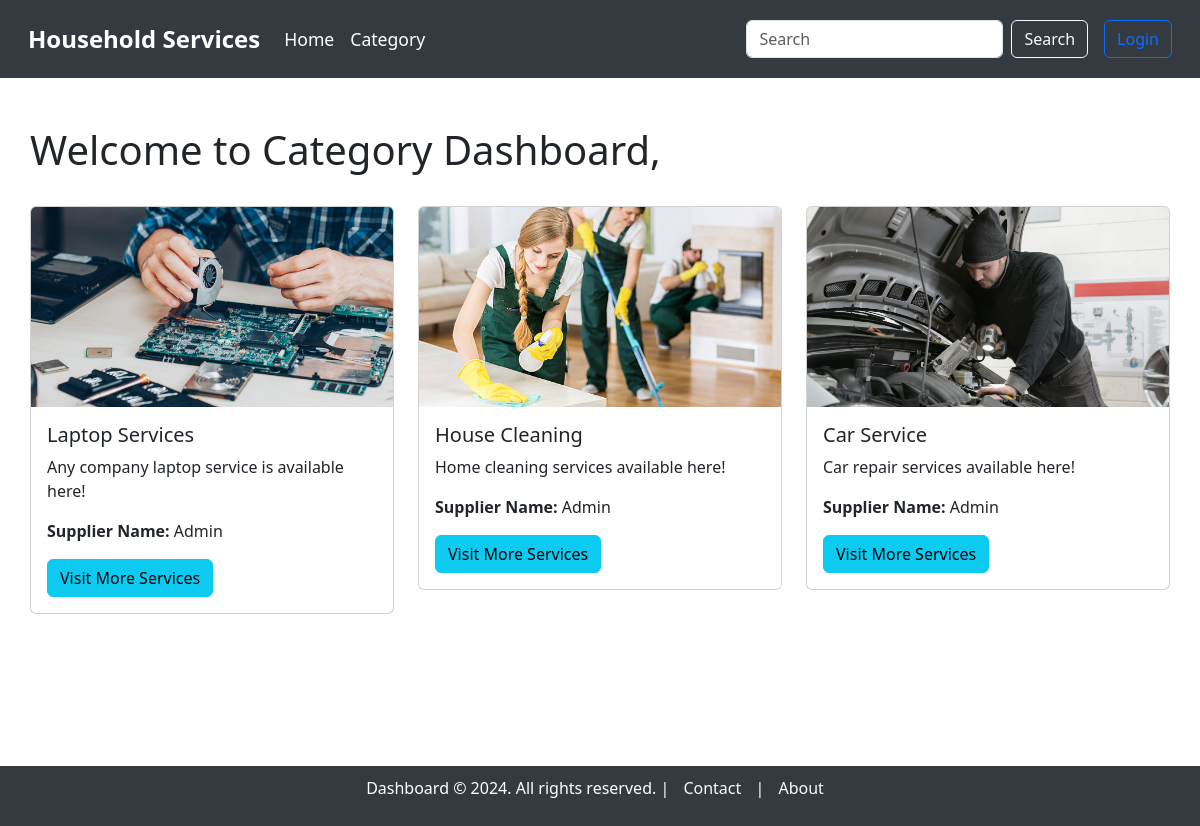
/category/category_dashboard.html, run on an earlier commit of the app's database.
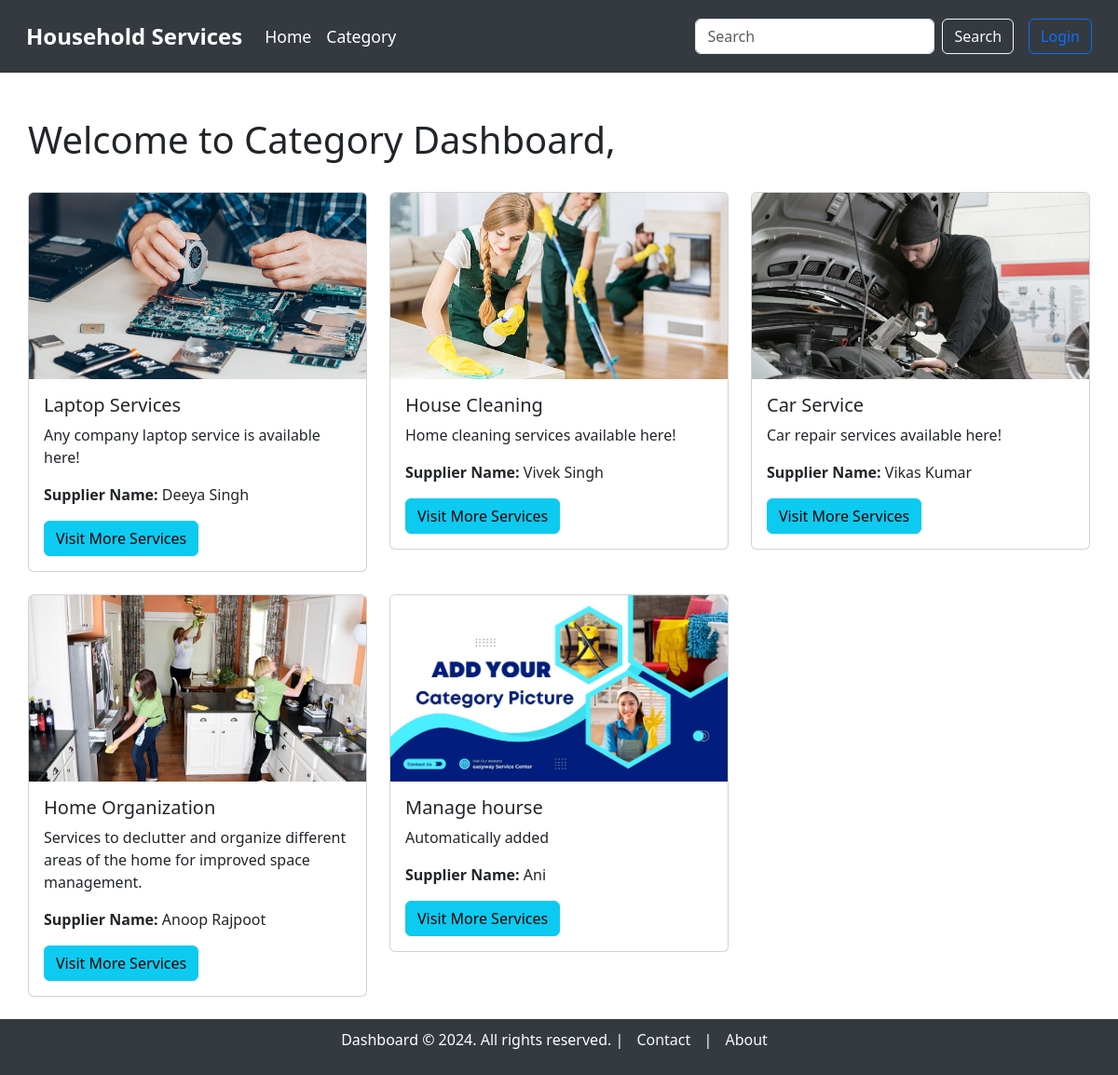
And on a later commit of the database.
### model.py (models this page shows, shortened)
class Category(db.Model):
    __tablename__ = "category"
    category_id = db.Column(db.Integer, autoincrement=True, primary_key=True)
    category_name = db.Column(db.String, unique=True, nullable=False)
    category_description = db.Column(db.String, nullable=False)
    picture = db.Column(db.String)  # Path to the uploaded picture

class User(db.Model):
    __tablename__ = "users"
    user_id = db.Column(db.Integer, autoincrement=True, primary_key=True)
    full_name = db.Column(db.String, nullable=False)
    username = db.Column(db.String, unique=True, nullable=False)
    email = db.Column(db.String, unique=True, nullable=False)
    password = db.Column(db.String, nullable=False)
    address = db.Column(db.String, nullable=False)
    pincode = db.Column(db.String, nullable=False)
    role = db.Column(db.String, nullable=False)  # 'customer' or 'supplier'
    service_name = db.Column(db.String, unique=True, nullable=False)  # Only applicable if the user is a supplier
    experience_years = db.Column(db.Integer)  # Only applicable if the user is a supplier
    document = db.Column(db.String)  # Path or name of the uploaded document, only for suppliers
    is_verified = db.Column(db.Boolean, default=False)  # For supplier verification
    is_blocked = db.Column(db.Boolean, default=False)  # For blocking/unblocking users

### main.py (the view)
@app.route('/category/category_dashboard.html', methods=['GET'])
def category_dashboard():
    categories = Category.query.all()
    users = User.query.filter_by(role='supplier').all()
    current_user = None
    if 'user_id' in session:
        current_user = User.query.filter_by(user_id=session['user_id']).first()
    return render_template('category/category_dashboard.html', categories=categories, users=users, current_user=current_user)

### templates/category/category_dashboard.html (shortened to what this page needs)
{% extends 'base_dashboard.html' %}
{% block content %}
<div class="container mt-5">
    <div class="d-flex justify-content-between align-items-center mb-4">
        <h1>Welcome to Category Dashboard, {{ current_user.full_name }}</h1>
    </div>
    {% if categories %}
        <div class="row">
            {% for category in categories %}
                <div class="col-md-4 mb-4">
                    <div class="card">
                        {% if category.picture %}
                            <img src="{{ url_for('static', filename='uploads/' + category.picture) }}" class="card-img-top" alt="Category Image" style="height: 200px; object-fit: cover;">
                        {% else %}
                            <img src="{{ url_for('static', filename='images/default-category.jpg') }}" class="card-img-top" alt="Default Category Image" style="height: 200px; object-fit: cover;">
                        {% endif %}
                        <div class="card-body">
                            <h5 class="card-title">{{ category.category_name }}</h5>
                            <p class="card-text">{{ category.category_description }}</p>
                            <p><strong>Supplier Name:</strong>
                                {% set supplier = users | selectattr('role', 'equalto', 'supplier')
                                    | selectattr('service_name', 'equalto', category.category_name) | first %}
                                {{ supplier.full_name if supplier else 'Admin' }}
                            </p>
                            <div class="d-flex justify-content-between">
                                <a href="{{ url_for('service_dashboard', category_id=category.category_id) }}" class="btn btn-info">Visit More Services</a>
                            </div>
                        </div>
                    </div>
                </div>
            {% endfor %}
        </div>
    {% else %}
        <p class="text-center mt-4">No categories available.</p>
    {% endif %}
</div>
{% endblock %}

### templates/base_dashboard.html (shortened to what this page needs)
<!DOCTYPE html>
<html lang="en">
<head>
    <link href="https://cdn.jsdelivr.net/npm/bootstrap@5.3.3/dist/css/bootstrap.min.css" rel="stylesheet"
>
</head>
<body>
    <nav class="navbar navbar-expand-lg">
        <div class="container-fluid">
            <a class="navbar-brand" href="/">Household Services</a>
            <div class="collapse navbar-collapse" id="navbarNavDropdown">
                <ul class="navbar-nav me-auto mb-2 mb-lg-0">
                    <li class="nav-item">
                        <a class="nav-link" href="/">Home</a>
                    </li>
                    <li class="nav-item">
                        <a class="nav-link" href="/category/category_dashboard.html">Category</a>
                    </li>
                </ul>
                <form class="d-flex me-3" action="/search" method="GET">
                    <input class="form-control me-2" type="search" name="query" placeholder="Search" aria-label="Search">
                    <button class="btn btn-outline-light" type="submit">Search</button>
                </form>
                <ul class="navbar-nav">
                    {% if session.get('username') %}
                        <li class="nav-item dropdown">
                            <a class="nav-link dropdown-toggle" href="#" id="accountDropdown" role="button"
                                data-bs-toggle="dropdown" aria-expanded="false">
                                Account
                            </a>
                            <ul class="dropdown-menu" aria-labelledby="accountDropdown">
                                <li><a class="dropdown-item" href="{{ url_for('profile', user_id=session.get('user_id')) }}">Profile</a></li>
                                <li><a class="dropdown-item" href="{% if session.get('role') == 'supplier' %}{{ url_for('supplier_dashboard') }}{% elif session.get('role') == 'customer' %}{{ url_for('customer_dashboard') }}{% elif session.get('role') == 'admin' %}{{ url_for('admin_dashboard') }}{% endif %}">Dashboard</a></li>
                                <li><a class="dropdown-item" href="{{ url_for('view_service_requests') }}">Service Requests</a></li>
                                <li>
                                    <a class="dropdown-item" href="
                                        {% if session.get('role') == 'supplier' %}
                                            {{ url_for('supplier_summary', user_id=session.get('user_id')) }}
                                        {% elif session.get('role') == 'customer' %}
                                            {{ url_for('customer_summary', user_id=session.get('user_id')) }}
                                        {% elif session.get('role') == 'admin' %}
                                            {{ url_for('admin_summary') }}
                                        {% endif %}
                                    ">
                                        Summary
                                    </a>
                                </li>
                                {% if session.get('role') == 'admin' %}
                                    <li><a class="dropdown-item" href="{{ url_for('member_list') }}">Member List</a></li>
                                {% endif %}
                            </ul>
                        </li>
                        <li class="nav-item">
                            <form action="{{ url_for('logout') }}" method="POST" class="d-inline">
                                <button type="submit" class="btn btn-outline-danger">Logout</button>
                            </form>
                        </li>
                    {% else %}
                        <li class="nav-item">
                            <a class="btn btn-outline-primary" href="/login">Login</a>
                        </li>
                    {% endif %}
                </ul>
            </div>
        </div>
    </nav>
    <div class="container mt-5" style="min-height: 80vh;">
        {% block content %}
        {% endblock %}
    </div>
    <footer>
        <p>Dashboard © 2024. All rights reserved. |
            <a href="/contact">Contact</a> |
            <a href="/about">About</a>
        </p>
    </footer>
</body>
</html>

### templates/base_dashboard.html (style rules this page uses)
.navbar-brand { font-weight: bold; font-size: 1.5rem; }
.nav-item .nav-link { font-size: 1.1rem; }
.navbar { background-color: #343a40; padding: 1rem; }
.navbar .nav-link, .navbar .navbar-brand { color: white; }
footer { background-color: #343a40; color: white; padding: 10px 0; text-align: center; width: 100%; position: relative; bottom: 0; }
footer a { color: #f8f9fa; margin: 0 10px; text-decoration: none; }
body { overflow-x: hidden; }
.container { max-width: 100%; padding: 0 15px; }

What changed in the data, as far as the page shows it:
shown differently, row unchanged: Category "Laptop Services": full_name "Admin" → (not shown)
now on this page (row edited): User: full_name "Deeya Singh"
shown differently, row unchanged: Category "House Cleaning": full_name "Admin" → (not shown)
now on this page (row edited): User: full_name "Vivek Singh"
shown differently, row unchanged: Category "Car Service": full_name "Admin" → (not shown)
now on this page (row edited): User: full_name "Vikas Kumar"
added Category: picture (picture), category_name "Home Organization", category_description "Services to declutter and organize different areas of the home for improved space management."
now on this page (row edited): User: full_name "Anoop Rajpoot"
added Category: category_name "Manage hourse", category_description "Automatically added"
added User: full_name "Ani"
